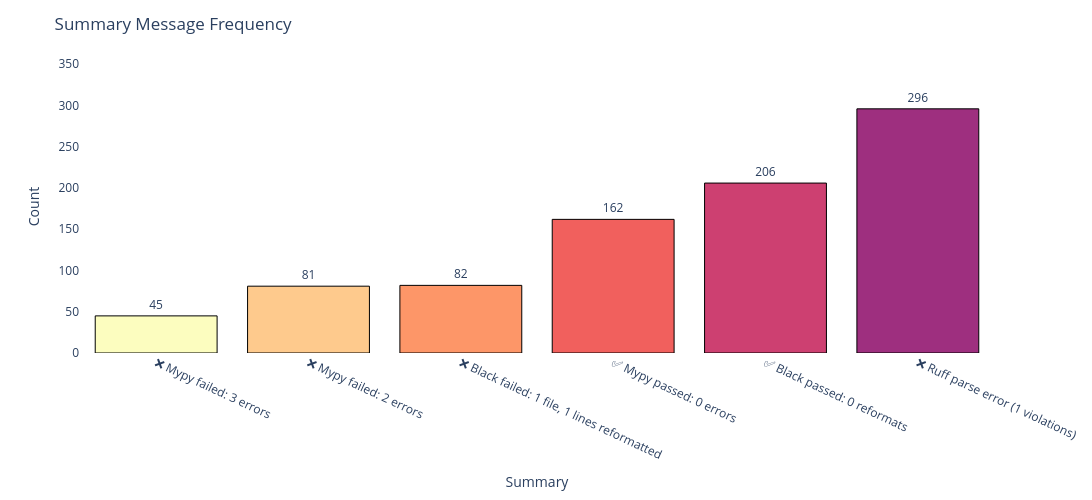

Write notebook code for a chart like this one.
### Markdown cell above
### 📊 Summary Message Frequency

This cell builds and visualizes a **bar chart of tool-level summary message frequencies**, helping identify which outcomes or end states are most common in tool outputs.

#### 🧠 What this code does:

* Counts the frequency of each distinct `summary` value in the `df_tool_expanded` DataFrame.
* Sorts these summaries in ascending order to group lower-frequency events on the left.
* Constructs a Plotly bar chart with:

  * Categorical x-axis for each summary message (supports emoji, text, etc.)
  * Bar heights proportional to message count
  * Automatic color differentiation via the `Magma_r` palette
  * Annotations on each bar showing the exact count

#### 🔍 What you're observing:

* This chart shows **how often each type of summary message appears**, across all tools and runs.
* Frequently recurring summaries may indicate common system paths, defaults, or fallback states.
* Rare summaries may indicate exceptional paths, errors, or specific edge behaviors.
* Helps validate that summaries are properly categorized, and can surface unexpected tool states.

This view is especially useful when analyzing tool convergence behavior, failure rates, or standardization compliance across summary types.

### Code cell
import plotly.express as px
import pandas as pd

# 1) Build summary count DataFrame
summary_counts = df_tool_expanded["summary"].value_counts(dropna=False).sort_values()
summary_df = summary_counts.reset_index()
summary_df.columns = ['summary', 'count']

# 2) Plotly bar chart
fig = px.bar(
    summary_df,
    x='summary',
    y='count',
    color='summary',
    color_discrete_sequence=px.colors.sequential.Magma_r,
    text=summary_df['count'],
    title="Summary Message Frequency",
    labels={
        'summary': 'Summary',
        'count': 'Count'
    },
    width=1500,
    height=500
)

# 3) Layout + annotation styling
fig.update_traces(
    textposition='outside',
    marker_line_color='black',
    marker_line_width=1
)

fig.update_layout(
    xaxis_title='Summary',
    yaxis_title='Count',
    showlegend=False,
    plot_bgcolor='white',
    margin=dict(t=60, b=80),
    xaxis=dict(tickangle=25),
)

# 4) Extend y-axis range slightly for spacing
fig.update_yaxes(range=[0, summary_df['count'].max() * 1.2])

fig.show()

### Figure 1 — Plotly figure (JSON) as saved in the notebook; plotly's stock layout.template omitted (floating-point values rounded to 4 significant figures)
{"data": [{"hovertemplate": "Summary=%{x}<br>Count=%{text}<extra></extra>", "legendgroup": "❌ Mypy failed: 3 errors", "marker": {"color": "#fcfdbf", "line": {"color": "black", "width": 1}, "pattern": {"shape": ""}}, "name": "❌ Mypy failed: 3 errors", "orientation": "v", "showlegend": true, "text": [45.0], "textposition": "outside", "type": "bar", "x": ["❌ Mypy failed: 3 errors"], "xaxis": "x", "y": [45], "yaxis": "y"}, {"hovertemplate": "Summary=%{x}<br>Count=%{text}<extra></extra>", "legendgroup": "❌ Mypy failed: 2 errors", "marker": {"color": "#feca8d", "line": {"color": "black", "width": 1}, "pattern": {"shape": ""}}, "name": "❌ Mypy failed: 2 errors", "orientation": "v", "showlegend": true, "text": [81.0], "textposition": "outside", "type": "bar", "x": ["❌ Mypy failed: 2 errors"], "xaxis": "x", "y": [81], "yaxis": "y"}, {"hovertemplate": "Summary=%{x}<br>Count=%{text}<extra></extra>", "legendgroup": "❌ Black failed: 1 file, 1 lines reformatted", "marker": {"color": "#fd9668", "line": {"color": "black", "width": 1}, "pattern": {"shape": ""}}, "name": "❌ Black failed: 1 file, 1 lines reformatted", "orientation": "v", "showlegend": true, "text": [82.0], "textposition": "outside", "type": "bar", "x": ["❌ Black failed: 1 file, 1 lines reformatted"], "xaxis": "x", "y": [82], "yaxis": "y"}, {"hovertemplate": "Summary=%{x}<br>Count=%{text}<extra></extra>", "legendgroup": "✅ Mypy passed: 0 errors", "marker": {"color": "#f1605d", "line": {"color": "black", "width": 1}, "pattern": {"shape": ""}}, "name": "✅ Mypy passed: 0 errors", "orientation": "v", "showlegend": true, "text": [162.0], "textposition": "outside", "type": "bar", "x": ["✅ Mypy passed: 0 errors"], "xaxis": "x", "y": [162], "yaxis": "y"}, {"hovertemplate": "Summary=%{x}<br>Count=%{text}<extra></extra>", "legendgroup": "✅ Black passed: 0 reformats", "marker": {"color": "#cd4071", "line": {"color": "black", "width": 1}, "pattern": {"shape": ""}}, "name": "✅ Black passed: 0 reformats", "orientation": "v", "showlegend": true, "text": [206.0], "textposition": "outside", "type": "bar", "x": ["✅ Black passed: 0 reformats"], "xaxis": "x", "y": [206], "yaxis": "y"}, {"hovertemplate": "Summary=%{x}<br>Count=%{text}<extra></extra>", "legendgroup": "❌ Ruff parse error (1 violations)", "marker": {"color": "#9e2f7f", "line": {"color": "black", "width": 1}, "pattern": {"shape": ""}}, "name": "❌ Ruff parse error (1 violations)", "orientation": "v", "showlegend": true, "text": [296.0], "textposition": "outside", "type": "bar", "x": ["❌ Ruff parse error (1 violations)"], "xaxis": "x", "y": [296], "yaxis": "y"}], "layout": {"barmode": "relative", "height": 500, "legend": {"title": {"text": "Summary"}, "tracegroupgap": 0}, "margin": {"b": 80, "t": 60}, "plot_bgcolor": "white", "showlegend": false, "title": {"text": "Summary Message Frequency"}, "width": 1500, "xaxis": {"anchor": "y", "categoryarray": ["❌ Mypy failed: 3 errors", "❌ Mypy failed: 2 errors", "❌ Black failed: 1 file, 1 lines reformatted", "✅ Mypy passed: 0 errors", "✅ Black passed: 0 reformats", "❌ Ruff parse error (1 violations)"], "categoryorder": "array", "domain": [0, 1], "tickangle": 25, "title": {"text": "Summary"}}, "yaxis": {"anchor": "x", "domain": [0, 1], "range": [0, 355.2], "title": {"text": "Count"}}}}
